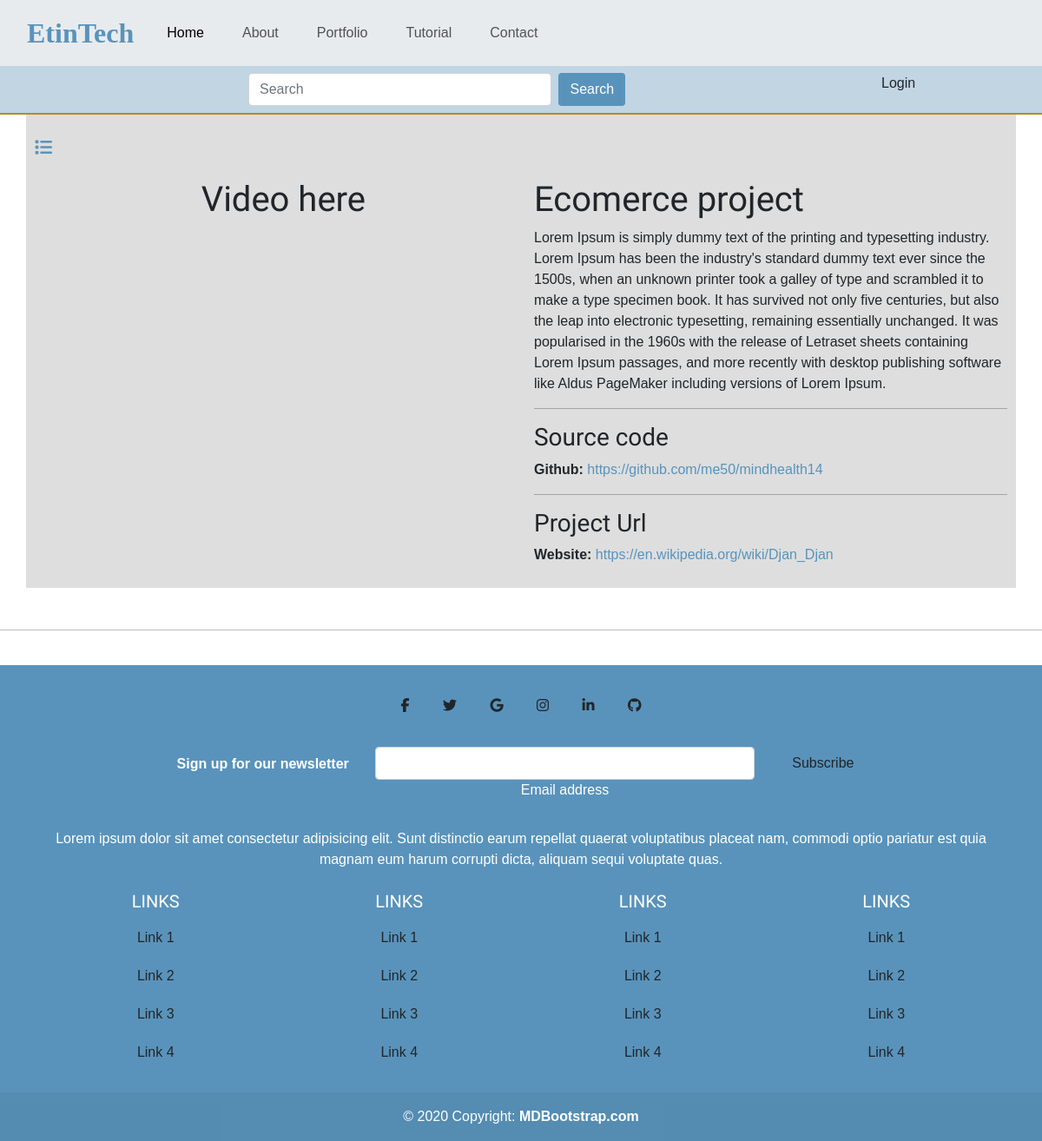
/portfolio/2/ecomerce-project/, run on the app's committed database.
### myport/models.py (models this page shows, shortened)
class Project(models.Model):
    category = models.ForeignKey(Category,  related_name='projects', on_delete=models.CASCADE)
    title = models.CharField(max_length=240)
    description = models.TextField()
    slug = models.SlugField(max_length=240)
    image = models.ImageField(upload_to='projects/images', blank=True)
    image_url = models.URLField(max_length=500, blank=True)
    embed_code = models.CharField(max_length=550, blank=True)
    git_source_code = models.CharField(max_length=300, blank=True)
    date = models.DateField(auto_now=True)
    class Meta:
        ordering = ['title']
        indexes = [
            models.Index(fields=['id', 'slug']),
            models.Index(fields=['title']),
            models.Index(fields=['-date']),
        ]

### myport/views.py (the view)
# urls.py: path("portfolio/<int:id>/<slug:slug>/", views.portfolio_detail, name='project_detail'),
def portfolio_detail(request, id, slug):
    portfolio = get_object_or_404(Project, id=id, slug=slug)
    return render(request, 'myport/portfolio/detail.html', {
        'portfolio': portfolio
    })

### myport/templates/myport/portfolio/detail.html (shortened to what this page needs)
{% extends 'myport/base.html' %}
{% load static %}
{% block content %}
<div class="row mt-3">
   <div class="col-md-2">
           <div class="row">
                <div class="col">
                  <p  onmouseover="portSideNav();" style="color: #5993bb;" ><i class="fa-solid fa-list fa-lg btn-icon"></i></p>
                </div>
           </div>
   </div>
 </div>
<div class="row mt-2">
        <div class="col-md-2">
        </div>
       <div class="col-md-4">
            <h1>Video here</h1>
      </div>
      <div class="col-md-6">
              <h1>{{ portfolio.title }}</h1>
              <p> {{ portfolio.description }} </p>
                    <hr>
              <h3>Source code </h3>
              <p><b>Github:</b> <a href="{{ portfolio.git_source_code }}" target="_blank"> {{ portfolio.git_source_code }}</a> </p>
              <hr>
              <h3>Project Url </h3>
              <p><b>Website:</b> <a href="{{ project.image_url }}" target="_blank"> {{ portfolio.image_url }} </a>  </p>
      </div>
 </div>
{% endblock content %}

### myport/static/css/style.css (style rules this page uses)
body { margin:0; padding:0; font-family:helvetica, sans-serif; }
h1, h2, h3, h4, h5 , h6 { font-family: 'Ubuntu', sans-serif; font-weight:normal; }
a { text-decoration:none; color:#5993bb; }
hr { background-color: black; }

### data on the page
Project: title "Ecomerce project", description "Lorem Ipsum is simply dummy text of the printing and typesetting industry. Lorem Ipsum has been the industry's standard dummy text ever since the 1500s, when an unknown printer took a galley of type and scrambled it to make a type specimen book. It has survived not only five centuries, but also the leap into electronic typesetting, remaining essentially unchanged. It was popularised in the 1960s with the release of Letraset sheets containing Lorem Ipsum passages, and more recently with desktop publishing software like Aldus PageMaker including versions of Lorem Ipsum.", git_source_code "https://github.com/me50/mindhealth14", image_url "https://en.wikipedia.org/wiki/Djan_Djan"
